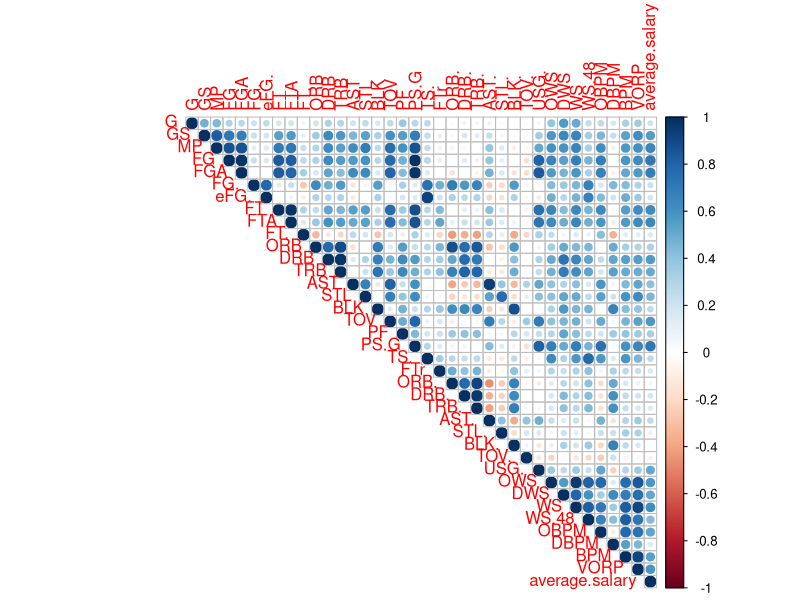
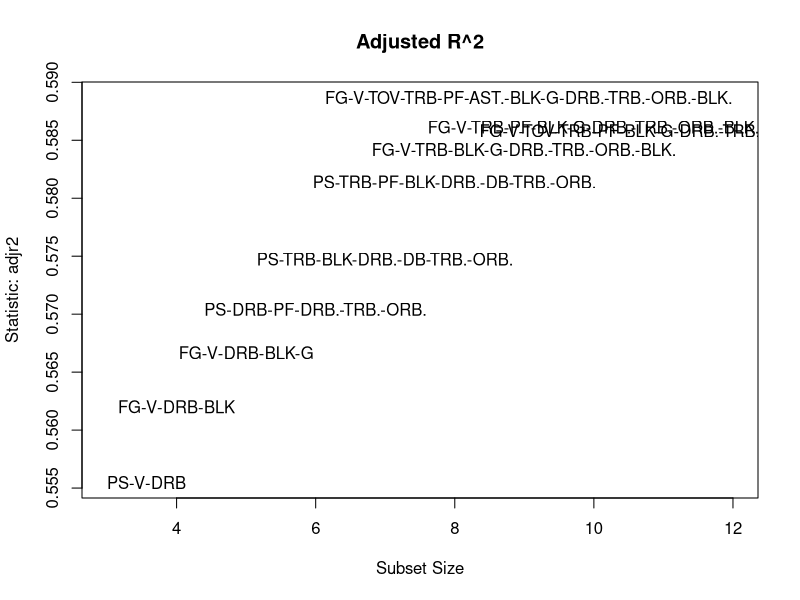
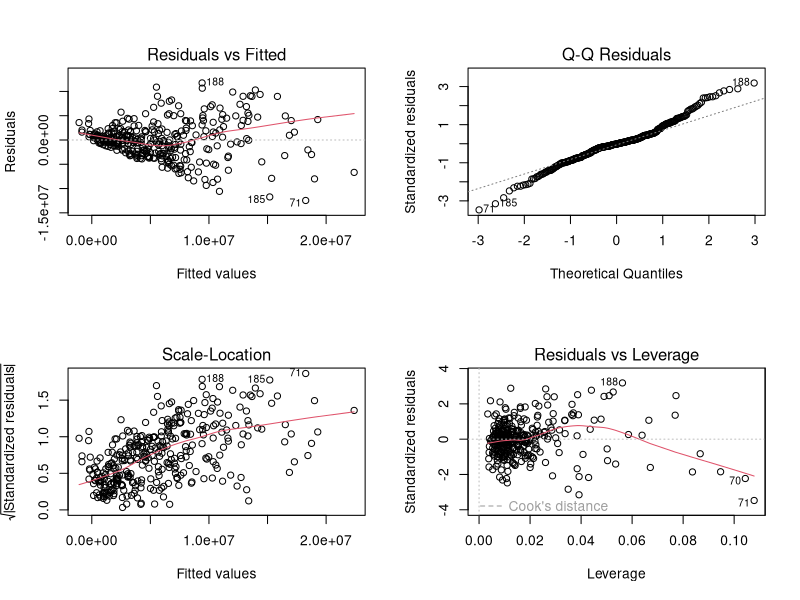
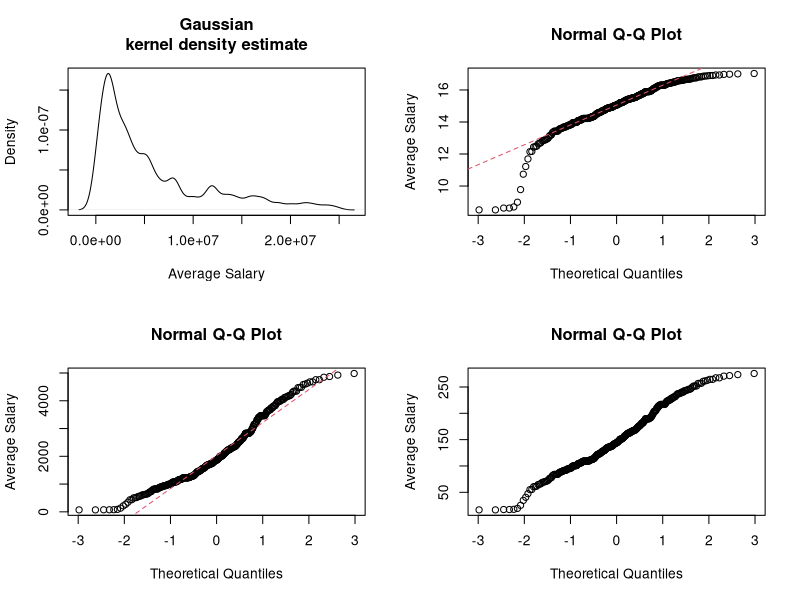
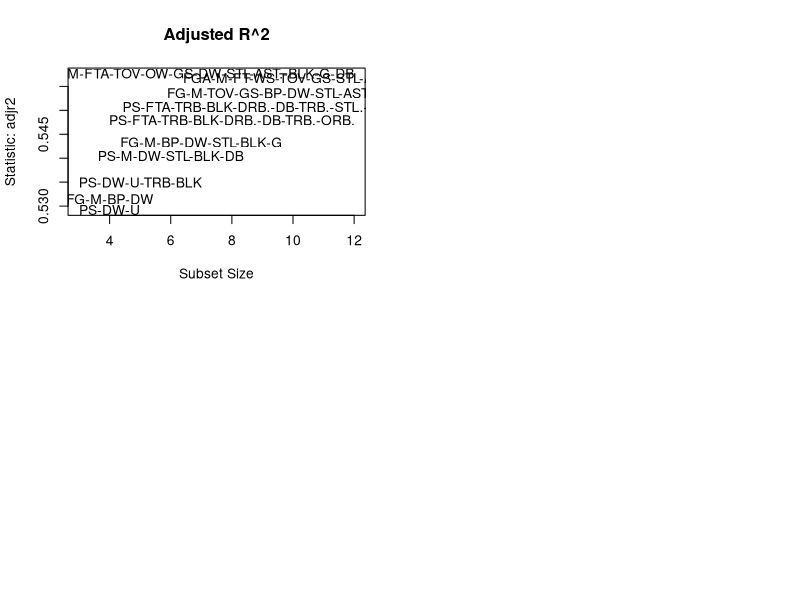
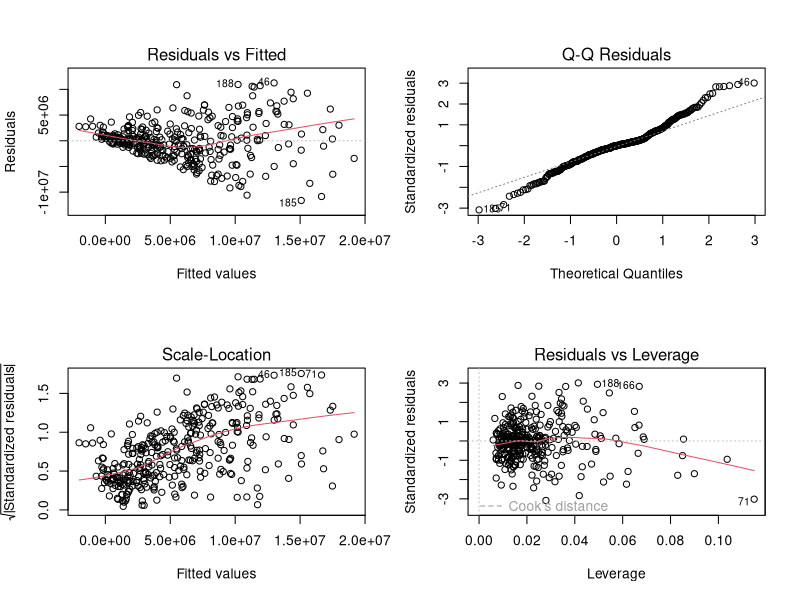
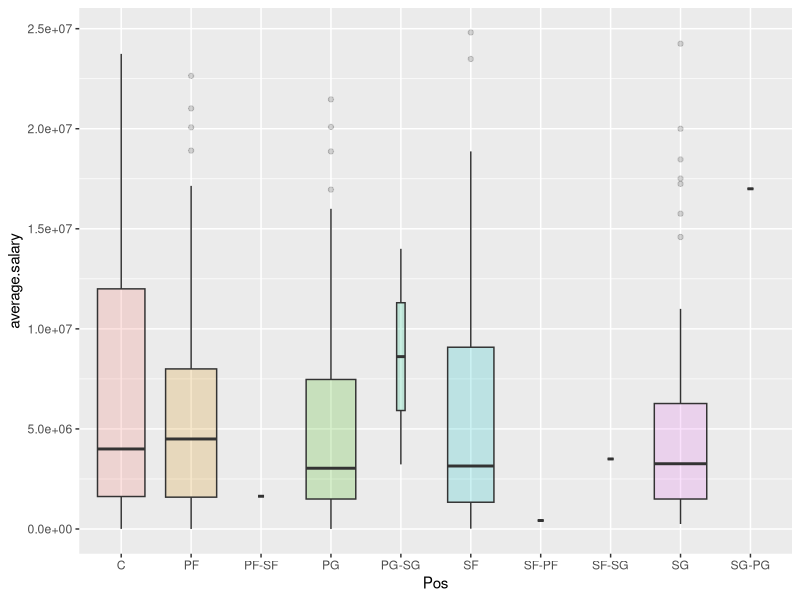

Write the R code that produced these figures, in order. (Note: this script raises an error after producing the figures.)
## ---- chunk 1
knitr::opts_chunk$set(echo = TRUE)
## ---- chunk 2
df <- read.csv("mega-2015.csv", stringsAsFactors = FALSE)
## ---- chunk 3
colnames(df)
## ---- chunk 4
library(corrplot)
M <- cor(df[-c(1,2)]) # exclude names of player for correlation
corrplot(M,method = "circle", type = "upper")
## ---- chunk 5
sort(M[38,],decreasing = TRUE)
## ---- chunk 6
library(leaps)
library(car)
bm <- regsubsets(average.salary ~ FG + PS.G + FGA + MP + FTA + FT + WS + VORP + TOV + OWS + DRB + GS + BPM + OBPM + DWS + USG. + TRB + STL + WS.48 + AST + PF + ORB + TS. + AST. + BLK + FG. + G + DRB. + eFG. + FTr + DBPM + TRB. + FT. + STL. + ORB. + BLK. + TOV., data = df, nbest=1, nvmax=NULL, force.in=NULL, force.out=NULL,method="exhaustive")
bm.sum <- summary(bm)
res.legend <-subsets(bm, statistic="adjr2", legend = FALSE, min.size = 3, max.size = 12, main = "Adjusted R^2")
## ---- chunk 7
bm.sum$which[10,]
## ---- chunk 8
m1 <- lm(average.salary ~ FG + VORP + TRB + PF + G + DRB. + TRB. + ORB. + BLK., data = df)
summary(m1)
vif(m1)
## ---- chunk 9
bm.sum$which[9,]
## ---- chunk 10
m2 <- lm(average.salary ~ FG + VORP + TRB + BLK + G + DRB. + TRB. + ORB. + BLK., data = df)
summary(m2)
vif(m2)
## ---- chunk 11
which(bm.sum$which[8,] == TRUE)
## ---- chunk 12
m3 <- lm(average.salary ~ PS.G + TRB + PF + BLK + DRB. + DBPM + TRB. + ORB., data = df)
summary(m3)
vif(m3)
## ---- chunk 13
which(bm.sum$which[5,] == TRUE)
## ---- chunk 14
m4 <- lm(average.salary ~ FG + VORP + DRB + BLK + G, data = df)
summary(m4)
vif(m4)
## ---- chunk 15
par(mfrow=c(2,2))
plot(m4)
## ---- chunk 16
plot(density(df$average.salary,bw="SJ",kern="gaussian"),type="l",main="Gaussian
kernel density estimate",xlab="Average Salary")
## ---- chunk 17
qqnorm(log(df$average.salary), ylab = "Average Salary")
qqline(log(df$average.salary), lty = 2, col = 2)
## ---- chunk 18
qqnorm(sqrt(df$average.salary), ylab = "Average Salary")
qqline(sqrt(df$average.salary), lty = 2, col = 2)
## ---- chunk 19
qqnorm(I(df$average.salary)^0.33, ylab = "Average Salary")
#qqline(I(df$average.salary)^0.33, lty = 2, col = 2)
## ---- chunk 20
bm2 <- regsubsets(I(average.salary)^0.33 ~ FG + PS.G + FGA + MP + FTA + FT + WS + VORP + TOV + OWS + DRB + GS + BPM + OBPM + DWS + USG. + TRB + STL + WS.48 + AST + PF + ORB + TS. + AST. + BLK + FG. + G + DRB. + eFG. + FTr + DBPM + TRB. + FT. + STL. + ORB. + BLK. + TOV., data = df, nbest=1, nvmax=NULL, force.in=NULL, force.out=NULL,method="exhaustive")
bm2.sum <- summary(bm2)
res.legend <-subsets(bm2, statistic="adjr2", legend = FALSE, min.size = 3, max.size = 12, main = "Adjusted R^2")
## ---- chunk 21
which(bm2.sum$which[8,] == TRUE)
## ---- chunk 22
which(bm2.sum$which[7,] == TRUE)
## ---- chunk 23
n1 <- lm(average.salary ~ FG + MP + BPM + DWS + STL + BLK + G, data = df)
summary(n1)
vif(n1)
## ---- chunk 24
par(mfrow=c(2,2))
plot(n1)
## ---- chunk 25
which(bm.sum$which[16,]== TRUE)
## ---- chunk 26
library(ggplot2)
# prepare a special xlab with the number of obs for each group
my_xlab <- paste(levels(as.factor(df$Pos)))
 
# plot
ggplot(df, aes(x=Pos, y=average.salary, fill=Pos)) +
    geom_boxplot(varwidth = TRUE, alpha=0.2) +
    theme(legend.position="none") +
    scale_x_discrete(labels=my_xlab)
## ---- chunk 27
m1.aov ~ aov(average.salary ~ as.factor(Pos), data = df)
summary(m1.aov)
